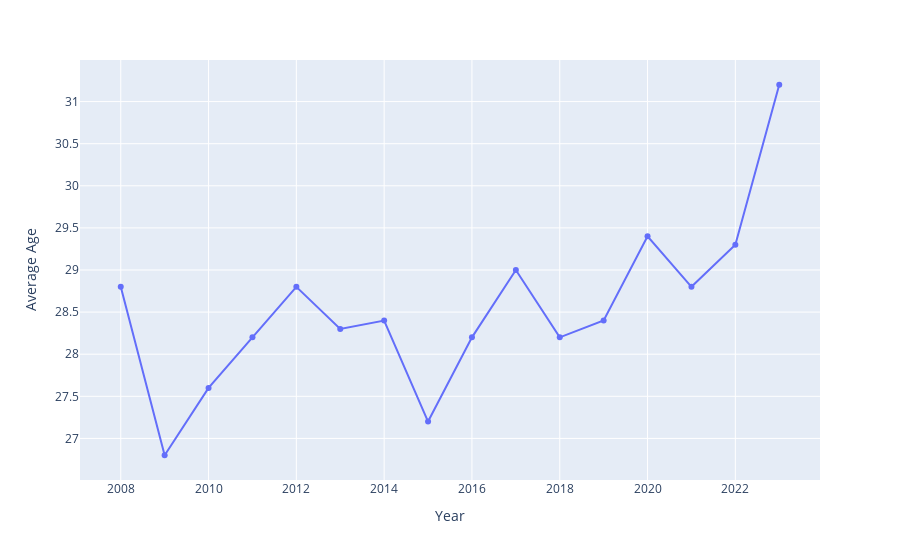

The notebook cell this image was saved under:
### Code cell
fig = px.line(average_age,x='Year',y='Average Age',markers=True)
fig.show()

### Figure 1 — Plotly figure (JSON) as saved in the notebook; plotly's stock layout.template omitted (floating-point values rounded to 4 significant figures)
{"data": [{"hovertemplate": "Year=%{x}<br>Average Age=%{y}<extra></extra>", "legendgroup": "", "line": {"color": "#636efa", "dash": "solid"}, "marker": {"symbol": "circle"}, "mode": "markers+lines", "name": "", "orientation": "v", "showlegend": false, "type": "scatter", "x": [2008, 2009, 2010, 2011, 2012, 2013, 2014, 2015, 2016, 2017, 2018, 2019, 2020, 2021, 2022, 2023], "xaxis": "x", "y": [28.8, 26.8, 27.6, 28.2, 28.8, 28.3, 28.4, 27.2, 28.2, 29, 28.2, 28.4, 29.4, 28.8, 29.3, 31.2], "yaxis": "y"}], "layout": {"legend": {"tracegroupgap": 0}, "margin": {"t": 60}, "xaxis": {"anchor": "y", "domain": [0, 1], "title": {"text": "Year"}}, "yaxis": {"anchor": "x", "domain": [0, 1], "title": {"text": "Average Age"}}}}
